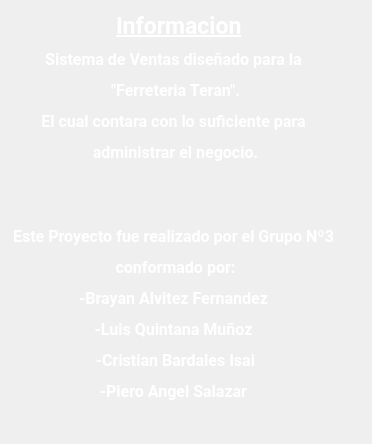
<?xml version="1.0" encoding="UTF-8"?>
<ui version="4.0">
 <class>Dialog</class>
 <widget class="QDialog" name="Dialog">
  <property name="geometry">
   <rect>
    <x>0</x>
    <y>0</y>
    <width>372</width>
    <height>444</height>
   </rect>
  </property>
  <property name="windowTitle">
   <string>Dialog</string>
  </property>
  <widget class="QLabel" name="label">
   <property name="geometry">
    <rect>
     <x>0</x>
     <y>0</y>
     <width>371</width>
     <height>451</height>
    </rect>
   </property>
   <property name="text">
    <string/>
   </property>
   <property name="pixmap">
    <pixmap resource="../../Imagenes/imagenes_proyecto.qrc">:/iconos/logo_login.PNG</pixmap>
   </property>
   <property name="scaledContents">
    <bool>true</bool>
   </property>
  </widget>
  <widget class="QLabel" name="label_3">
   <property name="geometry">
    <rect>
     <x>10</x>
     <y>50</y>
     <width>331</width>
     <height>391</height>
    </rect>
   </property>
   <property name="font">
    <font>
     <family>Roboto</family>
     <pointsize>13</pointsize>
     <weight>75</weight>
     <bold>true</bold>
    </font>
   </property>
   <property name="layoutDirection">
    <enum>Qt::LeftToRight</enum>
   </property>
   <property name="autoFillBackground">
    <bool>false</bool>
   </property>
   <property name="text">
    <string>&lt;html&gt;&lt;head/&gt;&lt;body&gt;&lt;p align=&quot;center&quot;&gt;&lt;span style=&quot; font-size:12pt; font-weight:600; color:#ffffff;&quot;&gt;Sistema de Ventas diseñado para la &lt;/span&gt;&lt;/p&gt;&lt;p align=&quot;center&quot;&gt;&lt;span style=&quot; font-size:12pt; font-weight:600; color:#ffffff;&quot;&gt;&amp;quot;Ferreteria Teran&amp;quot;.&lt;/span&gt;&lt;/p&gt;&lt;p align=&quot;center&quot;&gt;&lt;span style=&quot; font-size:12pt; font-weight:600; color:#ffffff;&quot;&gt;El cual contara con lo suficiente para &lt;/span&gt;&lt;/p&gt;&lt;p align=&quot;center&quot;&gt;&lt;span style=&quot; font-size:12pt; font-weight:600; color:#ffffff;&quot;&gt;administrar el negocio.&lt;/span&gt;&lt;/p&gt;&lt;p align=&quot;center&quot;&gt;&lt;span style=&quot; font-size:12pt; font-weight:600; color:#ffffff;&quot;&gt;&lt;br/&gt;&lt;/span&gt;&lt;/p&gt;&lt;p align=&quot;center&quot;&gt;&lt;span style=&quot; font-size:12pt; font-weight:600; color:#ffffff;&quot;&gt;Este Proyecto fue realizado por el Grupo Nº3 &lt;/span&gt;&lt;/p&gt;&lt;p align=&quot;center&quot;&gt;&lt;span style=&quot; font-size:12pt; font-weight:600; color:#ffffff;&quot;&gt;conformado por:&lt;/span&gt;&lt;/p&gt;&lt;p align=&quot;center&quot;&gt;&lt;span style=&quot; font-size:12pt; font-weight:600; color:#ffffff;&quot;&gt;-Brayan Alvitez Fernandez &lt;/span&gt;&lt;/p&gt;&lt;p align=&quot;center&quot;&gt;&lt;span style=&quot; font-size:12pt; font-weight:600; color:#ffffff;&quot;&gt;-Luis Quintana Muñoz &lt;/span&gt;&lt;/p&gt;&lt;p align=&quot;center&quot;&gt;&lt;span style=&quot; font-size:12pt; font-weight:600; color:#ffffff;&quot;&gt;-Cristian Bardales Isai&lt;/span&gt;&lt;/p&gt;&lt;p align=&quot;center&quot;&gt;&lt;span style=&quot; font-size:12pt; font-weight:600; color:#ffffff;&quot;&gt;-Piero Angel Salazar &lt;/span&gt;&lt;/p&gt;&lt;p align=&quot;center&quot;&gt;&lt;span style=&quot; font-size:12pt; font-weight:600; color:#000000;&quot;&gt;&lt;br/&gt;&lt;/span&gt;&lt;/p&gt;&lt;/body&gt;&lt;/html&gt;</string>
   </property>
   <property name="textFormat">
    <enum>Qt::AutoText</enum>
   </property>
  </widget>
  <widget class="QLabel" name="label_2">
   <property name="geometry">
    <rect>
     <x>116</x>
     <y>10</y>
     <width>151</width>
     <height>31</height>
    </rect>
   </property>
   <property name="font">
    <font>
     <family>Roboto</family>
     <pointsize>17</pointsize>
     <weight>75</weight>
     <italic>false</italic>
     <bold>true</bold>
     <underline>true</underline>
    </font>
   </property>
   <property name="styleSheet">
    <string notr="true">color:rgb(255, 255, 255)</string>
   </property>
   <property name="text">
    <string>Informacion</string>
   </property>
  </widget>
 </widget>
 <resources>
  <include location="../../Imagenes/imagenes_proyecto.qrc"/>
  <include location="Proyecto_Ferreteria-main/Main/Imagenes/imagenes_proyecto.qrc"/>
 </resources>
 <connections/>
</ui>
